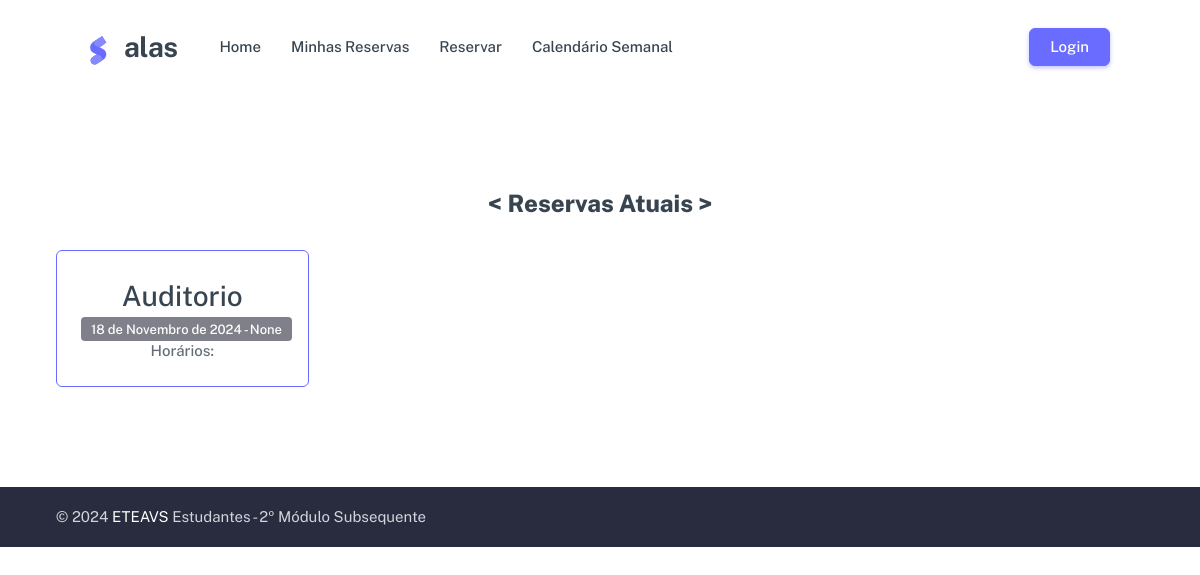
The app's page /, older data.
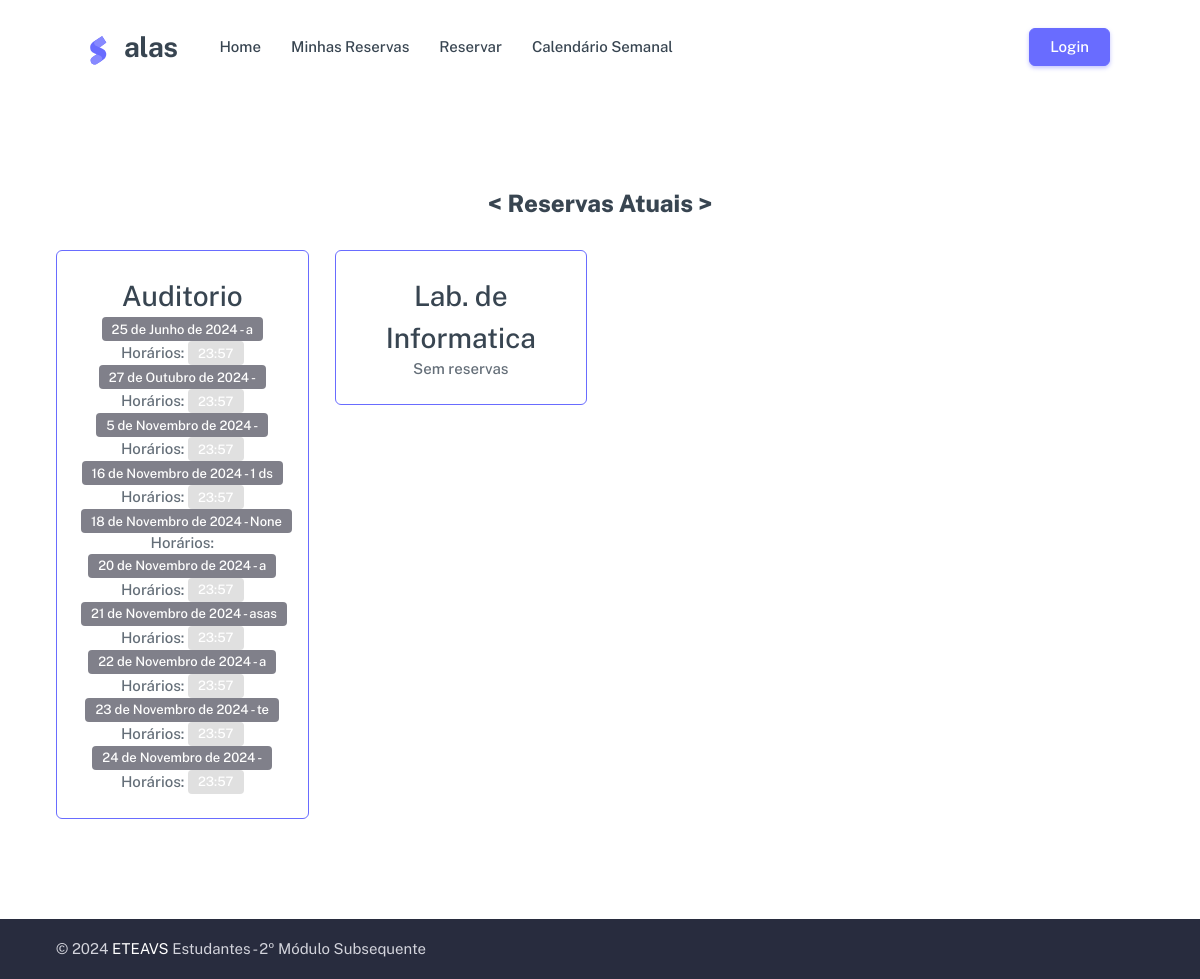
The same page, newer data.
### reserva/models.py (models this page shows, shortened)
class Espaco(models.Model):
    nome = models.CharField(max_length=100)
    ativo = models.BooleanField(default=True)

class Reserva(models.Model):
    matricula = models.ForeignKey(Servidor, on_delete=models.CASCADE)
    espaco = models.ForeignKey(Espaco, on_delete=models.CASCADE)
    data = models.DateField()
    motivo = models.TextField(null=True, blank=True)
    turma = models.CharField(max_length=50, null=True, blank=True)
    data_hora_reserva = models.DateTimeField(auto_now_add=True)

class ReservarHorario(models.Model):
    reserva = models.ForeignKey(Reserva, on_delete=models.CASCADE, related_name='horarios')
    numero_aula = models.ForeignKey(Horario, on_delete=models.CASCADE)

class Horario(models.Model):
    numero_aula = models.PositiveBigIntegerField(unique=True)
    horario = models.TimeField()

### reserva/views.py (the view)
# urls.py: path('', views.index_view, name='index'),
def index_view(request):
    espacos = Espaco.objects.all()
    reservas_por_espaco = {}
    for espaco in espacos:
        reservas = Reserva.objects.filter(espaco=espaco).order_by('data')
        reservas_detalhadas = []
        for reserva in reservas:
            horarios = ReservarHorario.objects.filter(reserva=reserva).select_related('numero_aula')
            reservas_detalhadas.append({
                'reserva': reserva,
                'horarios': horarios
            })
        reservas_por_espaco[espaco] = reservas_detalhadas
    context = {
        'espacos': espacos,
        'reservas_por_espaco': reservas_por_espaco,
    }
    return render(request, 'index.html', context)

### reserva/templates/index.html (shortened to what this page needs)
{% load static %}
<!DOCTYPE html>
<html lang="pt-br" class="light-style layout-navbar-fixed layout-wide " dir="ltr" data-theme="theme-default" data-assets-path="../assets/" data-template="front-pages" data-style="light">
<head>
    <link rel="stylesheet" href="{% static 'assets/vendor/css/rtl/core.css' %}" class="template-customizer-core-css" />
    <link rel="stylesheet" href="{% static 'assets/vendor/css/rtl/theme-default.css' %}" class="template-customizer-theme-css" />
    <link rel="stylesheet" href="{% static 'assets/css/demo.css' %}" />
    <link rel="stylesheet" href="{% static 'assets/vendor/css/pages/front-page.css' %}" />
    <link rel="stylesheet" href="{% static 'assets/vendor/libs/nouislider/nouislider.css' %}" />
<link rel="stylesheet" href="{% static 'assets/vendor/libs/swiper/swiper.css' %}" />
<link rel="stylesheet" href="{% static 'assets/vendor/css/pages/front-page-landing.css' %}" />
</head>
<body>
<nav class="layout-navbar shadow-none py-0">
  <div class="container">
    <div class="navbar navbar-expand-lg landing-navbar px-3 px-md-8">
      <div class="navbar-brand app-brand demo d-flex py-0 me-4 me-xl-8">
        <a href="" class="app-brand-link">
          <span class="app-brand-logo demo">
            </span>
          <span class="app-brand-text demo menu-text fw-bold ms-2 ps-1">alas</span>
        </a>
      </div>
      <div class="collapse navbar-collapse landing-nav-menu" id="navbarSupportedContent">
        <ul class="navbar-nav me-auto">
          <li class="nav-item">
            <a class="nav-link fw-medium" aria-current="page" href="">Home</a>
          </li>
          <li class="nav-item">
            <a class="nav-link fw-medium" href="{% url 'minhas_reservas' %}">Minhas Reservas</a>
          </li>
          <li class="nav-item">
            <a class="nav-link fw-medium" href="reservar">Reservar</a>
          </li>
          <li class="nav-item">
            <a class="nav-link fw-medium" href="calendario-semanal">Calendário Semanal</a>
          </li>
        </ul>
      </div>
      <ul class="navbar-nav flex-row align-items-center ms-auto">
        <li>
          <a href="/login" class="btn btn-primary"><span class="d-none d-md-block">Login</span></a>
        </li>
      </ul>
    </div>
  </div>
</nav>
<div data-bs-spy="scroll" class="scrollspy-example">
  <section id="landingFunFacts" class="section-py landing-fun-facts">
    <div class="container">
      <div class="row gy-6" style="margin-top: 60px;">
          <h4 class="text-center mb-1">
              <span class="position-relative fw-extrabold z-1">&lt;</span>
              <span class="position-relative fw-extrabold z-1" style="width: 50%;"> Reservas Atuais </span>
              <span class="position-relative fw-extrabold z-1">&gt;</span>
          </h4>
          {% for espaco, reservas_detalhadas in reservas_por_espaco.items %}
          <div class="col-sm-6 col-lg-3">
              <div class="card border border-primary shadow-none">
                  <div class="card-body text-center">
                      <h3 class="mb-0">{{ espaco.nome }}</h3>
                      {% if reservas_detalhadas %}
                          {% for detalhe in reservas_detalhadas %}
                          <p class="fw-medium mb-0">
                              <span class="badge" style="background: #80808a;">
                                  {{ detalhe.reserva.data }} - {{ detalhe.reserva.turma }}
                              </span>
                              <br>
                              Horários:
                              {% for horario in detalhe.horarios %}
                                  <span class="badge" style="background: #e0e0e0;">
                                      {{ horario.numero_aula.horario }}
                                  </span>
                              {% endfor %}
                          </p>
                          {% endfor %}
                      {% else %}
                      <p class="fw-medium mb-0">Sem reservas</p>
                      {% endif %}
                  </div>
              </div>
          </div>
          {% endfor %}
      </div>
  </div>
  </section>
</div>
<footer class="landing-footer bg-body footer-text">
  <div class="footer-bottom py-3 py-md-5">
    <div class="container d-flex flex-wrap justify-content-between flex-md-row flex-column text-center text-md-start">
      <div class="mb-2 mb-md-0">
        <span class="footer-bottom-text">©
        </span>
        <a href="#" target="_blank" class="text-white">ETEAVS</a>
        <span class="footer-bottom-text"> Estudantes - 2º Módulo Subsequente</span>
      </div>
    </div>
  </div>
</footer>
</body>
</html>

### reserva/static/assets/css/demo.css (style rules this page uses)
.app-brand-logo.demo svg { width: 22px; height: 38px; }
.app-brand-text.demo { font-size: 1.75rem; letter-spacing: -0.5px; }

Row changes from the older to the newer data that the page shows:
added Reserva: reserva.data "25 de Junho de 2024", reserva.turma "a", shown under Espaco "Auditorio"
added ReservarHorario: numero_aula.horario "23:57", shown under "25 de Junho de 2024"
added Reserva: reserva.data "27 de Outubro de 2024", shown under Espaco "Auditorio"
added ReservarHorario: numero_aula.horario "23:57", shown under "27 de Outubro de 2024"
added Reserva: reserva.data "5 de Novembro de 2024", shown under Espaco "Auditorio"
added ReservarHorario: numero_aula.horario "23:57", shown under "5 de Novembro de 2024"
added Reserva: reserva.data "16 de Novembro de 2024", reserva.turma "1 ds", shown under Espaco "Auditorio"
added ReservarHorario: numero_aula.horario "23:57", shown under "16 de Novembro de 2024"
added Reserva: reserva.data "20 de Novembro de 2024", reserva.turma "a", shown under Espaco "Auditorio"
added ReservarHorario: numero_aula.horario "23:57", shown under "20 de Novembro de 2024"
added Reserva: reserva.data "21 de Novembro de 2024", reserva.turma "asas", shown under Espaco "Auditorio"
added ReservarHorario: numero_aula.horario "23:57", shown under "21 de Novembro de 2024"
added Reserva: reserva.data "22 de Novembro de 2024", reserva.turma "a", shown under Espaco "Auditorio"
added ReservarHorario: numero_aula.horario "23:57", shown under "22 de Novembro de 2024"
added Reserva: reserva.data "23 de Novembro de 2024", reserva.turma "te", shown under Espaco "Auditorio"
added ReservarHorario: numero_aula.horario "23:57", shown under "23 de Novembro de 2024"
added Reserva: reserva.data "24 de Novembro de 2024", shown under Espaco "Auditorio"
added ReservarHorario: numero_aula.horario "23:57", shown under "24 de Novembro de 2024"
added Espaco: nome "Lab. de Informatica", shows "Sem reservas"
